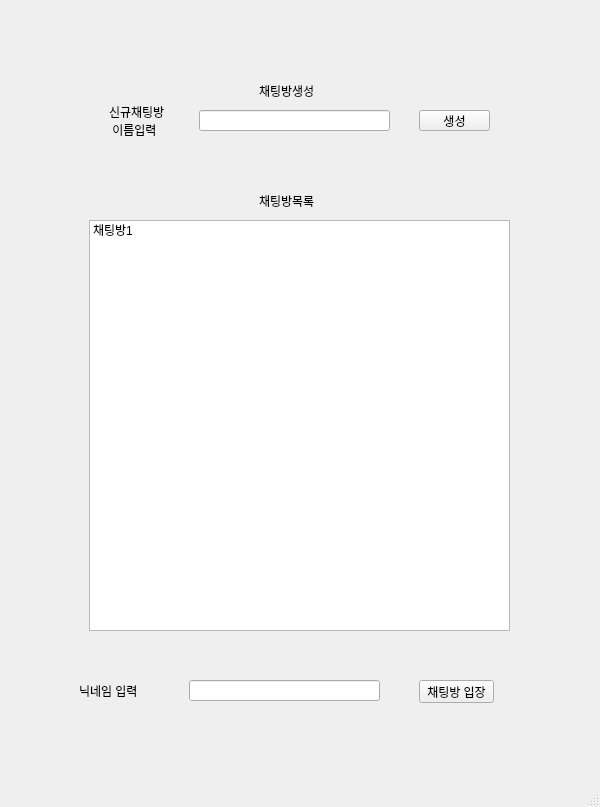
<?xml version="1.0" encoding="UTF-8"?>
<ui version="4.0">
 <class>MainWindow</class>
 <widget class="QMainWindow" name="MainWindow">
  <property name="geometry">
   <rect>
    <x>0</x>
    <y>0</y>
    <width>600</width>
    <height>807</height>
   </rect>
  </property>
  <property name="windowTitle">
   <string>MainWindow</string>
  </property>
  <widget class="QWidget" name="centralwidget">
   <widget class="QStackedWidget" name="stackedWidget">
    <property name="geometry">
     <rect>
      <x>-1</x>
      <y>0</y>
      <width>601</width>
      <height>781</height>
     </rect>
    </property>
    <property name="currentIndex">
     <number>0</number>
    </property>
    <widget class="QWidget" name="page">
     <widget class="QLineEdit" name="name_line">
      <property name="geometry">
       <rect>
        <x>190</x>
        <y>680</y>
        <width>191</width>
        <height>21</height>
       </rect>
      </property>
     </widget>
     <widget class="QLabel" name="label">
      <property name="geometry">
       <rect>
        <x>80</x>
        <y>670</y>
        <width>121</width>
        <height>41</height>
       </rect>
      </property>
      <property name="text">
       <string>닉네임 입력</string>
      </property>
     </widget>
     <widget class="QPushButton" name="go_btn">
      <property name="geometry">
       <rect>
        <x>420</x>
        <y>680</y>
        <width>75</width>
        <height>23</height>
       </rect>
      </property>
      <property name="text">
       <string>채팅방 입장</string>
      </property>
     </widget>
     <widget class="QLabel" name="label_6">
      <property name="geometry">
       <rect>
        <x>260</x>
        <y>180</y>
        <width>121</width>
        <height>41</height>
       </rect>
      </property>
      <property name="text">
       <string>채팅방목록</string>
      </property>
     </widget>
     <widget class="QListWidget" name="chat_list">
      <property name="geometry">
       <rect>
        <x>90</x>
        <y>220</y>
        <width>421</width>
        <height>411</height>
       </rect>
      </property>
      <item>
       <property name="text">
        <string>채팅방1</string>
       </property>
      </item>
     </widget>
     <widget class="QPushButton" name="make_btn">
      <property name="geometry">
       <rect>
        <x>420</x>
        <y>110</y>
        <width>71</width>
        <height>21</height>
       </rect>
      </property>
      <property name="text">
       <string>생성</string>
      </property>
     </widget>
     <widget class="QLineEdit" name="chatroom_line">
      <property name="geometry">
       <rect>
        <x>200</x>
        <y>110</y>
        <width>191</width>
        <height>21</height>
       </rect>
      </property>
     </widget>
     <widget class="QLabel" name="label_7">
      <property name="geometry">
       <rect>
        <x>260</x>
        <y>70</y>
        <width>121</width>
        <height>41</height>
       </rect>
      </property>
      <property name="text">
       <string>채팅방생성</string>
      </property>
     </widget>
     <widget class="QLabel" name="label_8">
      <property name="geometry">
       <rect>
        <x>110</x>
        <y>100</y>
        <width>71</width>
        <height>41</height>
       </rect>
      </property>
      <property name="text">
       <string>신규채팅방 
 이름입력</string>
      </property>
     </widget>
    </widget>
    <widget class="QWidget" name="page_2">
     <widget class="QPushButton" name="send_btn">
      <property name="geometry">
       <rect>
        <x>370</x>
        <y>720</y>
        <width>93</width>
        <height>31</height>
       </rect>
      </property>
      <property name="text">
       <string>전송</string>
      </property>
     </widget>
     <widget class="QLabel" name="label_2">
      <property name="geometry">
       <rect>
        <x>40</x>
        <y>170</y>
        <width>91</width>
        <height>16</height>
       </rect>
      </property>
      <property name="text">
       <string>수신메시지:</string>
      </property>
     </widget>
     <widget class="QLabel" name="label_3">
      <property name="geometry">
       <rect>
        <x>40</x>
        <y>630</y>
        <width>91</width>
        <height>21</height>
       </rect>
      </property>
      <property name="text">
       <string>송신메시지:</string>
      </property>
     </widget>
     <widget class="QPushButton" name="exit_btn">
      <property name="geometry">
       <rect>
        <x>470</x>
        <y>720</y>
        <width>91</width>
        <height>31</height>
       </rect>
      </property>
      <property name="text">
       <string>채팅방 나가기</string>
      </property>
     </widget>
     <widget class="QListWidget" name="susin_list">
      <property name="geometry">
       <rect>
        <x>40</x>
        <y>200</y>
        <width>521</width>
        <height>411</height>
       </rect>
      </property>
     </widget>
     <widget class="QLabel" name="label_4">
      <property name="geometry">
       <rect>
        <x>40</x>
        <y>60</y>
        <width>111</width>
        <height>16</height>
       </rect>
      </property>
      <property name="text">
       <string>현재 접속자 명단:</string>
      </property>
     </widget>
     <widget class="QListWidget" name="listWidget_2">
      <property name="geometry">
       <rect>
        <x>40</x>
        <y>90</y>
        <width>521</width>
        <height>61</height>
       </rect>
      </property>
     </widget>
     <widget class="QLabel" name="label_5">
      <property name="geometry">
       <rect>
        <x>410</x>
        <y>50</y>
        <width>141</width>
        <height>16</height>
       </rect>
      </property>
      <property name="text">
       <string/>
      </property>
     </widget>
     <widget class="QLabel" name="chat_title">
      <property name="geometry">
       <rect>
        <x>270</x>
        <y>20</y>
        <width>161</width>
        <height>16</height>
       </rect>
      </property>
      <property name="text">
       <string/>
      </property>
     </widget>
     <widget class="QLineEdit" name="send_line">
      <property name="geometry">
       <rect>
        <x>40</x>
        <y>660</y>
        <width>521</width>
        <height>41</height>
       </rect>
      </property>
     </widget>
    </widget>
   </widget>
  </widget>
  <widget class="QMenuBar" name="menubar">
   <property name="geometry">
    <rect>
     <x>0</x>
     <y>0</y>
     <width>600</width>
     <height>21</height>
    </rect>
   </property>
  </widget>
  <widget class="QStatusBar" name="statusbar"/>
 </widget>
 <resources/>
 <connections/>
</ui>
